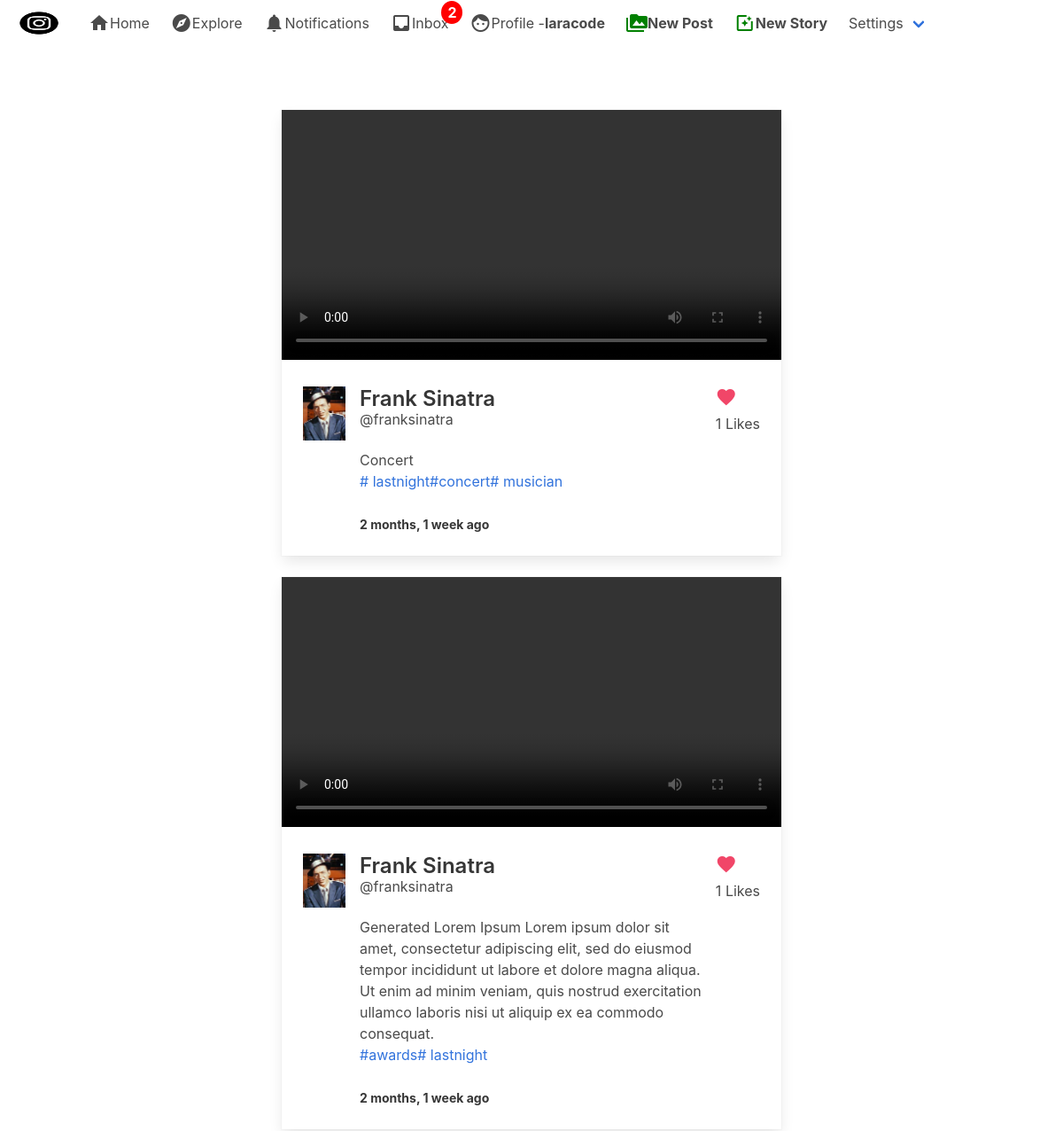
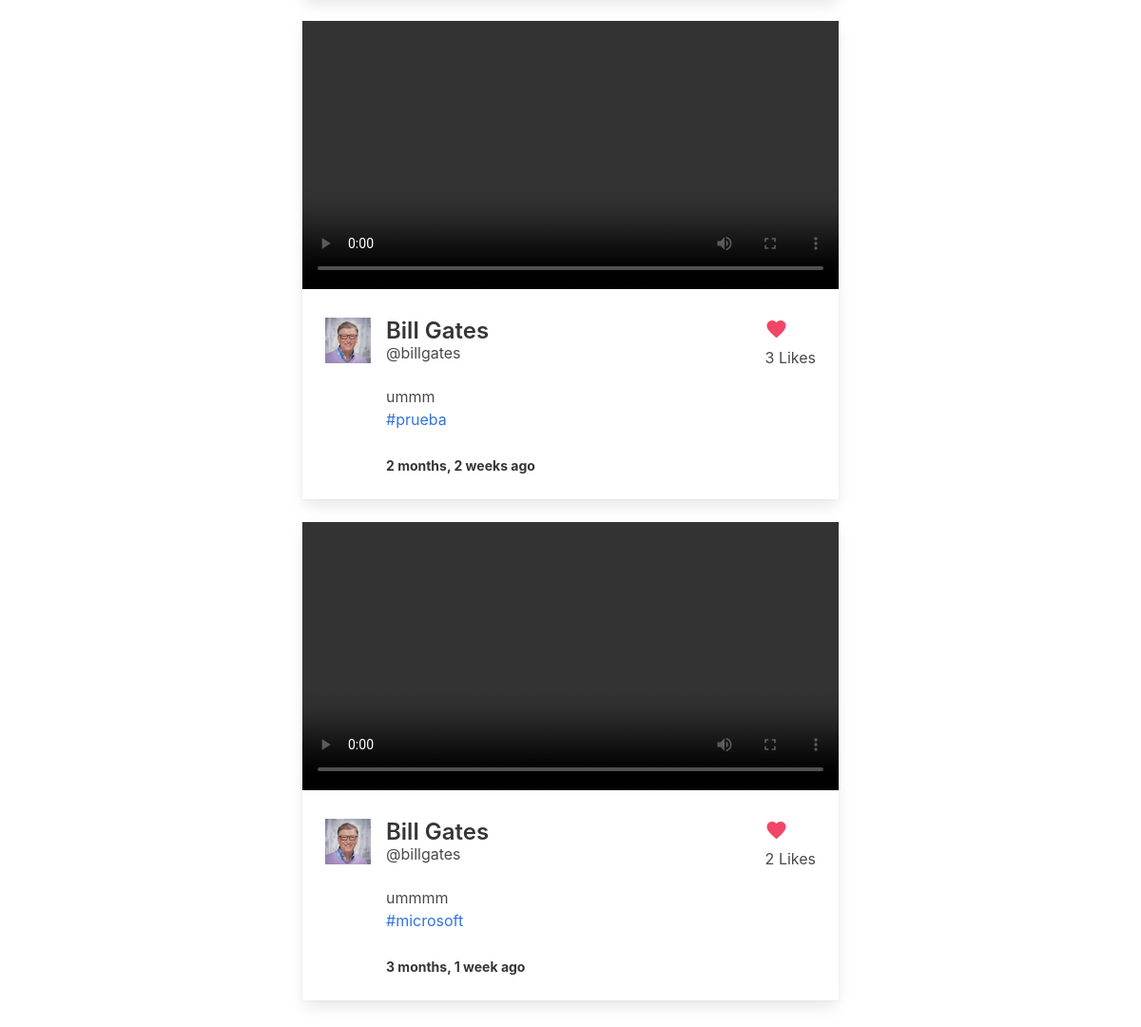
/post/ (signed in), run on an earlier commit of the app's database (2 pictures, top to bottom).
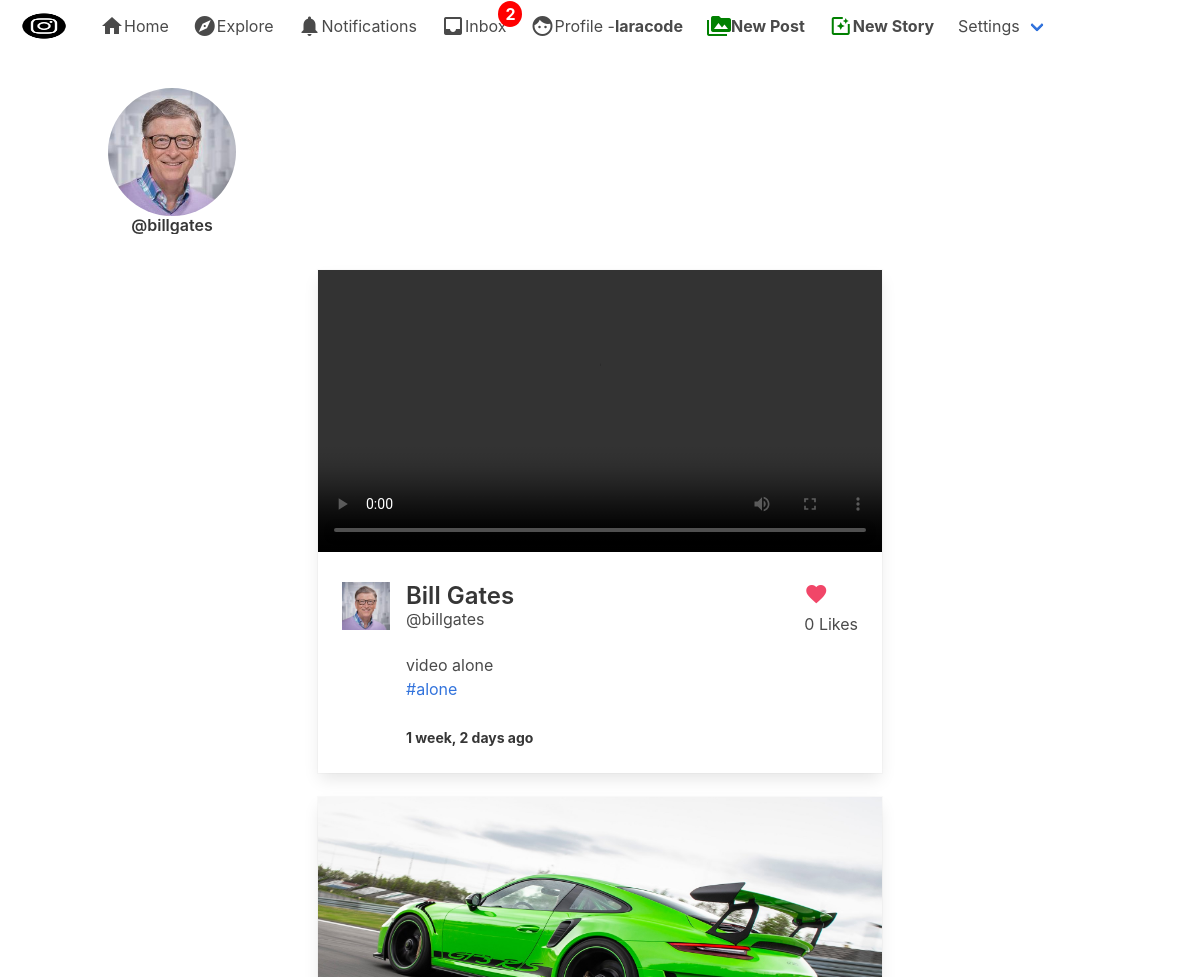
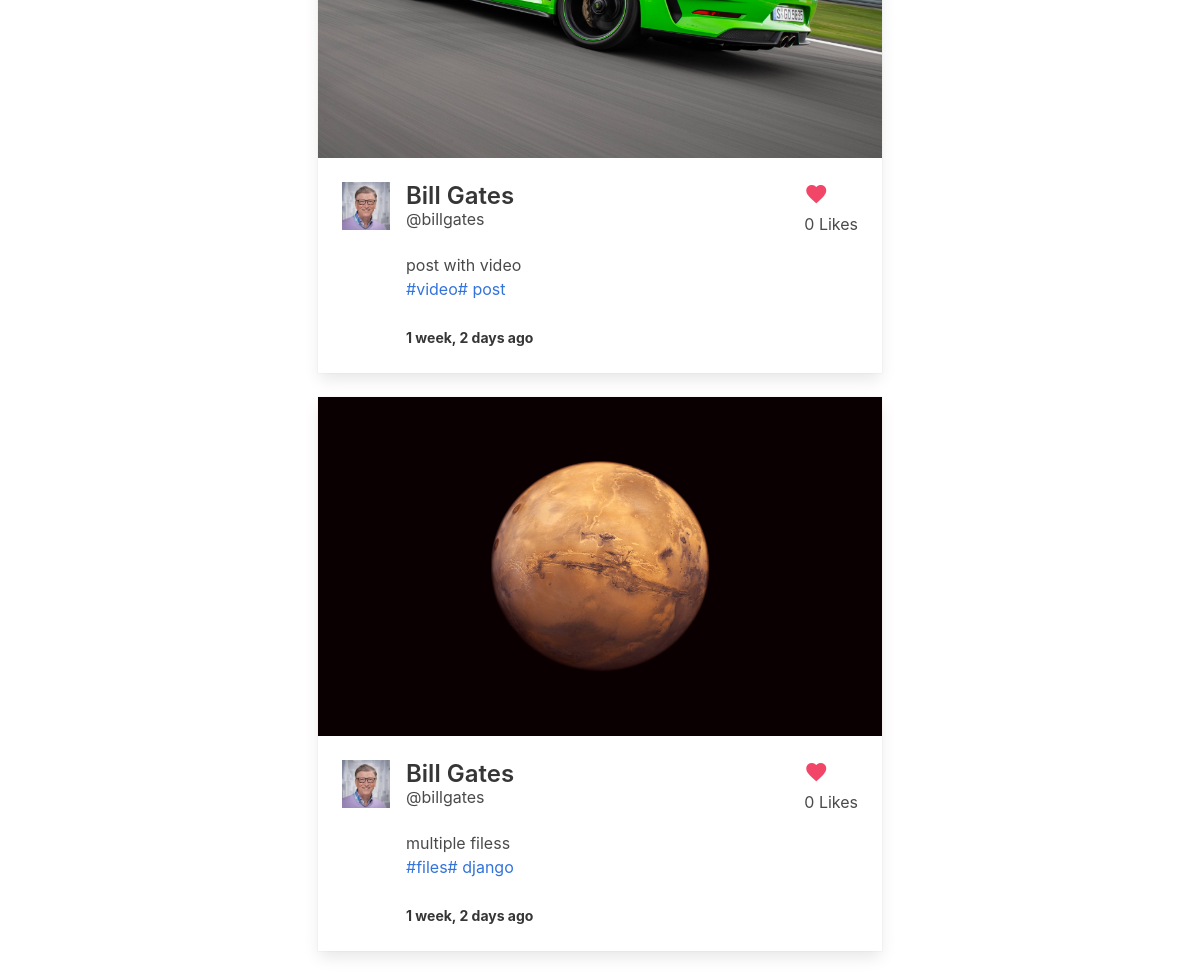
And on a later commit of the database (2 pictures, top to bottom).
### post/models.py (models this page shows, shortened)
class Post(models.Model):
	id = models.UUIDField(primary_key=True, default=uuid.uuid4, editable=False)
	content =  models.ManyToManyField(PostFileContent, related_name='contents')
	caption = models.TextField(max_length=1500, verbose_name='Caption')
	posted = models.DateTimeField(auto_now_add=True)
	tags = models.ManyToManyField(Tag, related_name='tags')
	user = models.ForeignKey(User, on_delete=models.CASCADE)
	likes = models.IntegerField(default=0)
	def get_absolute_url(self):
		return reverse('postdetails', args=[str(self.id)])

class Tag(models.Model):
	title = models.CharField(max_length=75, verbose_name='Tag')
	slug = models.SlugField(null=False, unique=True)
	class Meta:
		verbose_name='Tag'
		verbose_name_plural = 'Tags'
	def get_absolute_url(self):
		return reverse('tags', args=[self.slug])
	def __str__(self):
		return self.title

class PostFileContent(models.Model):
	user = models.ForeignKey(User, on_delete=models.CASCADE, related_name='content_owner')
	file = models.FileField(upload_to=user_directory_path)

### authy/models.py (models this page shows, shortened)
class Profile(models.Model):
	user = models.OneToOneField(User, on_delete=models.CASCADE, related_name='profile')
	first_name = models.CharField(max_length=50, null=True, blank=True)
	last_name = models.CharField(max_length=50, null=True, blank=True)
	location = models.CharField(max_length=50, null=True, blank=True)
	url = models.CharField(max_length=80, null=True, blank=True)
	profile_info = models.TextField(max_length=150, null=True, blank=True)
	created = models.DateField(auto_now_add=True)
	favorites = models.ManyToManyField(Post)
	picture = models.ImageField(upload_to=user_directory_path, blank=True, null=True, verbose_name='Picture')

### stories/models.py (models this page shows, shortened)
class StoryStream(models.Model):
	following = models.ForeignKey(User, on_delete=models.CASCADE, related_name='story_following')
	user = models.ForeignKey(User, on_delete=models.CASCADE)
	story = models.ManyToManyField(Story, related_name='storiess')
	date = models.DateTimeField(auto_now_add=True)

### post/views.py (the view)
# urls.py: path('', index, name='index'),
@login_required
def index(request):
	user = request.user
	posts = Stream.objects.filter(user=user)
	stories = StoryStream.objects.filter(user=user)
	group_ids = []
	for post in posts:
		group_ids.append(post.post_id)
	post_items = Post.objects.filter(id__in=group_ids).all().order_by('-posted')
	template = loader.get_template('index.html')
	context = {
		'post_items': post_items,
		'stories': stories,
	}
	return HttpResponse(template.render(context, request))

### direct/views.py (called while the page is built)
def checkDirects(request):
	directs_count = 0
	if request.user.is_authenticated:
		directs_count = Message.objects.filter(user=request.user, is_read=False).count()
	return {'directs_count':directs_count}

### notifications/views.py (called while the page is built)
def CountNotifications(request):
	count_notifications = 0
	if request.user.is_authenticated:
		count_notifications = Notification.objects.filter(user=request.user, is_seen=False).count()
	return {'count_notifications':count_notifications}

### instagram_clone/templates/index.html (shortened to what this page needs)
{% extends 'base.html' %}
{% load static %}
{% load humanize %}
{% block content %}
  <div style="overflow-x: scroll;" class="columns">
{% for story in stories %}
  <div style="padding-right: 9px;">
    <a name="{{ story.id }}" class="showModal">
    <figure class="image is-128x128">
      <img class="is-rounded" src="{{ story.following.profile.picture.url }}">
    </figure>
    <div class="media-content has-text-centered">
      <p class="title is-6">@{{ story.following.username }}</p>
    </div>
    </a>
  </div>
{% endfor %}
  </div>
</div>
<br>
  <div class="columns is-mobile is-centered">
  <div class="column is-half">
{% for post_item in post_items %}
  <div class="card">
  <div class="card-image">
  {% if post_item.content.first.file.name|slice:"-3:" == 'jpg' or post_item.content.first.file.name|slice:"-3:" == 'png' %}
    <figure class="image is-5by3">
      <a href="{{ post_item.get_absolute_url }}">
        <img src="{{ post_item.content.first.file.url }}" alt="Placeholder image">
      </a>
    </figure>
  {% else %}
    <a href="{{ post_item.get_absolute_url }}">
      <video width="1080" controls="controls" preload="metadata">
        <source src="{{ post_item.content.first.file.url }}#t=0.5" type="video/mp4">
      </video>
    </a>
  {% endif %}
  </div>
  <div class="card-content">
    <div class="media">
      <div class="media-left">
        <figure class="image is-48x48">
          {% if post_item.user.profile.picture %}
            <img src="{{ post_item.user.profile.picture.url }}" alt="Placeholder image">
          {% else %}
            <img src="https://bulma.io/images/placeholders/96x96.png" alt="Placeholder image">
          {% endif %}
        </figure>
      </div>
      <div class="media-content">
        {% if post_item.user.profile.first_name %}
          <a href="{% url 'profile' post_item.user %}"><p class="title is-4">{{ post_item.user.profile.first_name }} {{ post_item.user.profile.last_name }}</p></a>
        {% else %}
          <a href="{% url 'profile' post_item.user %}"><p class="title is-4">Unknown</p></a>
        {% endif %}
        <p class="subtitle is-6">@{{ post_item.user.username }}</p>
      {{ post_item.caption }}
      <p>{% for tag in post_item.tags.all %}<a href="{{ tag.get_absolute_url }}">#{{ tag }}</a>{% endfor %}</p>
      <br>
      <strong><small>{{ post_item.posted | naturaltime }}</small></strong>
      </div>
    <div class="media-right">
      <a href="{% url 'postlike' post_item.id %}"><i class="material-icons has-text-danger">favorite</i></a>
      <p>{{ post_item.likes }} Likes</p>
    </div>
</div>
  </div>
</div>
<br>
{% endfor %}
</div>
</div>
{% endblock %}

### instagram_clone/templates/base.html (shortened to what this page needs)
{% load static %}
<!DOCTYPE html>
<html>
  <head>
    <link rel="stylesheet" href="{% static 'css/bulma.min.css' %}">
    <link rel="stylesheet" href="{% static 'css/style.css' %}">
  </head>
  <body>
  <nav class="navbar" role="navigation" aria-label="main navigation">
  <div class="navbar-brand">
    <a class="navbar-item" href="">
      <img src="{% static 'img/instagram_black.png' %}" width="64" height="64">
    </a>
  </div>
  <div id="navbarBasicExample" class="navbar-menu">
    <div class="navbar-start">
      <a href="{% url 'index' %}" class="navbar-item">
        <i class="material-icons">home</i>
        Home
      </a>
      <a class="navbar-item">
        <i class="material-icons">explore</i>
        Explore
      </a>
      <a href="{% url 'show-notifications' %}" class="navbar-item">
        <i class="material-icons">notifications</i>
        Notifications
      </a>
      <a href="{% url 'inbox' %}" class="navbar-item">
        <i class="material-icons">inbox</i>
        Inbox
        {% if directs_count %}
        <span class="badge">{{ directs_count }}</span>
        {% endif %}
      </a>
      <a href="{% url 'profile' request.user %}" class="navbar-item">
        <i class="material-icons">face</i>
        Profile - <strong>{{ request.user }}</strong>
      </a>
        <a href="{% url 'newpost' %}" class="navbar-item">
          <i style="color: green;" class="material-icons">perm_media</i>
          <strong>New Post</strong>
        </a>
        <a href="{% url 'newstory' %}" class="navbar-item">
          <i style="color: green;" class="material-icons">photo_filter</i>
          <strong>New Story</strong>
        </a>
      <div class="navbar-item has-dropdown is-hoverable">
        <a class="navbar-link">
          Settings
        </a>
      </div>
    </div>
  </div>
</nav>
  <section class="section">
    <div class="container">
      {% block content %}
      {% endblock %}
  </section>
  </body>
</html>

What changed in the data, as far as the page shows it:
removed Post: user.profile.picture (placeholder picture), user.profile.first_name "Frank", user.profile.last_name "Sinatra", user.username "franksinatra", caption "Concert", posted "2 months, 1 week ago", likes "1"
no longer on this page (row unchanged): Tag: title "lastnight"
no longer on this page (row unchanged): Tag: title "concert", shown under "Frank"
no longer on this page (row unchanged): Tag: title "musician", shown under "Frank"
removed Post: user.profile.picture (placeholder picture), user.profile.first_name "Frank", user.profile.last_name "Sinatra", user.username "franksinatra", caption "Generated Lorem Ipsum Lorem ipsum dolor sit amet, consectetur adipiscing elit, sed do eiusmod tempor incididunt ut labore et dolore magna aliqua. Ut enim ad minim veniam, quis nostrud exercitation ullamco laboris nisi ut aliquip ex ea commodo consequat.", posted "2 months, 1 week ago", likes "1"
no longer on this page (row unchanged): Tag: title "awards", shown under "Frank"
removed Post: user.profile.picture (picture), user.profile.first_name "Bill", user.profile.last_name "Gates", user.username "billgates", caption "ummm", posted "2 months, 2 weeks ago", likes "3"
no longer on this page (row unchanged): Tag: title "prueba", shown under "Bill"
removed Post: user.profile.picture (picture), user.profile.first_name "Bill", user.profile.last_name "Gates", user.username "billgates", caption "ummmm", posted "3 months, 1 week ago", likes "2"
no longer on this page (row unchanged): Tag: title "microsoft", shown under "Bill"
added StoryStream: following.profile.picture (picture), following.username "billgates"
added Post: user.profile.picture (picture), user.profile.first_name "Bill", user.profile.last_name "Gates", user.username "billgates", caption "video alone", posted "1 week, 2 days ago", likes "0"
added Tag: title "alone", shown under "Bill"
added Post: content.first.file (picture), user.profile.picture (picture), user.profile.first_name "Bill", user.profile.last_name "Gates", user.username "billgates", caption "post with video", posted "1 week, 2 days ago", likes "0"
added Tag: title "video", shown under "Bill"
added Tag: title "post", shown under "Bill"
added Post: content.first.file (picture), user.profile.picture (picture), user.profile.first_name "Bill", user.profile.last_name "Gates", user.username "billgates", caption "multiple filess", posted "1 week, 2 days ago", likes "0"
added Tag: title "files", shown under "Bill"
added Tag: title "django", shown under "Bill"
